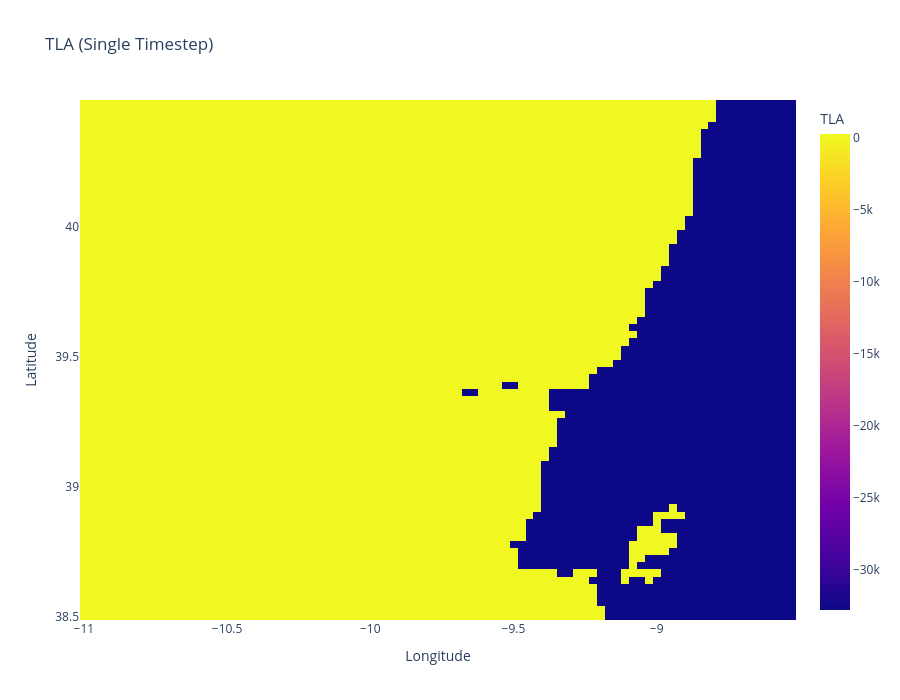

The notebook cell this image was saved under:
### Code cell
import numpy as np
import plotly.graph_objects as go
from netCDF4 import Dataset

# -------------------------------------------------
# Load dataset
# -------------------------------------------------
ds3 = Dataset(
    r'dAtA/cmems_mod_ibi_wav_my-aflux_0.027deg_P1H-i_TLA-TAUX-TAUY_11.00W-8.53W_38.50N-40.47N_2020-01-01-2023-12-30.nc'
)

# -------------------------------------------------
# Select timestep
# -------------------------------------------------
t = 33694

# -------------------------------------------------
# Extract grid
# -------------------------------------------------
lat = ds3.variables['latitude'][:]
lon = ds3.variables['longitude'][:]

# -------------------------------------------------
# Extract TLA
# -------------------------------------------------
tla = ds3.variables['TLA'][t, :, :].data
tla = np.ma.filled(tla, np.nan)  # convert masked → NaN

# -------------------------------------------------
# Plot (2D heatmap)
# -------------------------------------------------
fig = go.Figure(
    go.Heatmap(
        x=lon,
        y=lat,
        z=tla,
        colorscale='Plasma',
        colorbar=dict(title='TLA'),
    )
)

fig.update_layout(
    title='TLA (Single Timestep)',
    xaxis_title='Longitude',
    yaxis_title='Latitude',
    height=700,
    width=900
)

fig.show()

### Figure 1 — Plotly figure (JSON) as saved in the notebook; plotly's stock layout.template omitted (floating-point values rounded to 4 significant figures; data arrays with more than 128 entries replaced by an {"elided": "..."} marker saying what was removed)
{"data": [{"colorbar": {"title": {"text": "TLA"}}, "colorscale": [[0, "#0d0887"], [0.1111, "#46039f"], [0.2222, "#7201a8"], [0.3333, "#9c179e"], [0.4444, "#bd3786"], [0.5556, "#d8576b"], [0.6667, "#ed7953"], [0.7778, "#fb9f3a"], [0.8889, "#fdca26"], [1, "#f0f921"]], "type": "heatmap", "x": [-11.0, -10.97, -10.94, -10.92, -10.89, -10.86, -10.83, -10.81, -10.78, -10.75, -10.72, -10.69, -10.67, -10.64, -10.61, -10.58, -10.56, -10.53, -10.5, -10.47, -10.44, -10.42, -10.39, -10.36, -10.33, -10.31, -10.28, -10.25, -10.22, -10.19, -10.17, -10.14, -10.11, -10.08, -10.06, -10.03, -10.0, -9.972, -9.944, -9.916, -9.889, -9.861, -9.833, -9.805, -9.777, -9.75, -9.722, -9.694, -9.666, -9.639, -9.611, -9.583, -9.555, -9.527, -9.5, -9.472, -9.444, -9.416, -9.389, -9.361, -9.333, -9.305, -9.277, -9.25, -9.222, -9.194, -9.166, -9.139, -9.111, -9.083, -9.055, -9.027, -9.0, -8.972, -8.944, -8.916, -8.889, -8.861, -8.833, -8.805, -8.777, -8.75, -8.722, -8.694, -8.666, -8.639, -8.611, -8.583, -8.555, -8.527], "y": [38.5, 38.53, 38.56, 38.58, 38.61, 38.64, 38.67, 38.69, 38.72, 38.75, 38.78, 38.81, 38.83, 38.86, 38.89, 38.92, 38.94, 38.97, 39.0, 39.03, 39.06, 39.08, 39.11, 39.14, 39.17, 39.19, 39.22, 39.25, 39.28, 39.31, 39.33, 39.36, 39.39, 39.42, 39.44, 39.47, 39.5, 39.53, 39.56, 39.58, 39.61, 39.64, 39.67, 39.69, 39.72, 39.75, 39.78, 39.81, 39.83, 39.86, 39.89, 39.92, 39.94, 39.97, 40.0, 40.03, 40.06, 40.08, 40.11, 40.14, 40.17, 40.19, 40.22, 40.25, 40.28, 40.31, 40.33, 40.36, 40.39, 40.42, 40.44, 40.47], "z": {"elided": "72x90 float values"}}], "layout": {"height": 700, "title": {"text": "TLA (Single Timestep)"}, "width": 900, "xaxis": {"title": {"text": "Longitude"}}, "yaxis": {"title": {"text": "Latitude"}}}}
